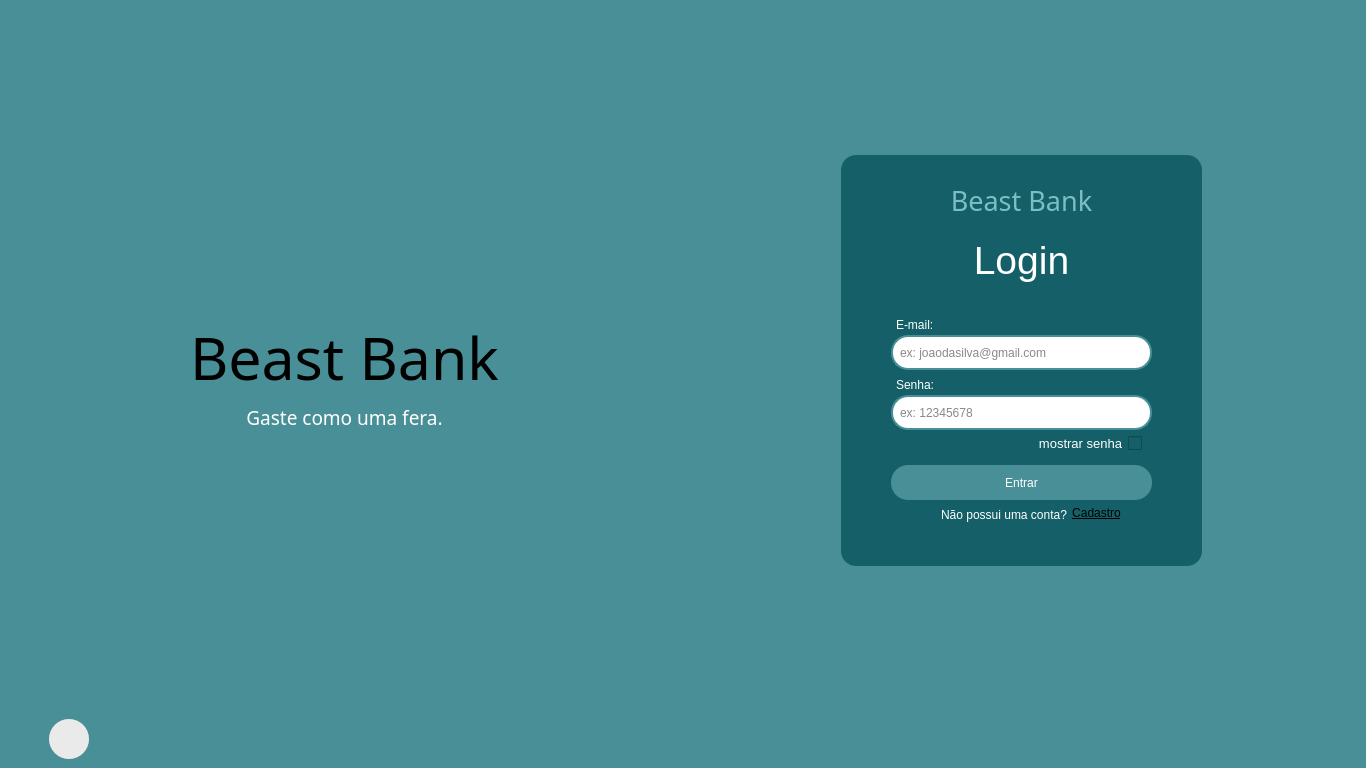
<?xml version="1.0" encoding="UTF-8"?>
<ui version="4.0">
 <class>MainWindow</class>
 <widget class="QMainWindow" name="MainWindow">
  <property name="geometry">
   <rect>
    <x>0</x>
    <y>0</y>
    <width>1366</width>
    <height>768</height>
   </rect>
  </property>
  <property name="windowTitle">
   <string>Login</string>
  </property>
  <property name="layoutDirection">
   <enum>Qt::LeftToRight</enum>
  </property>
  <property name="styleSheet">
   <string notr="true">background-color: #498f97;</string>
  </property>
  <widget class="QWidget" name="centralwidget">
   <layout class="QGridLayout" name="gridLayout">
    <item row="0" column="0">
     <widget class="QFrame" name="frame_3">
      <property name="styleSheet">
       <string notr="true">border: 0px</string>
      </property>
      <property name="frameShape">
       <enum>QFrame::StyledPanel</enum>
      </property>
      <property name="frameShadow">
       <enum>QFrame::Raised</enum>
      </property>
      <layout class="QGridLayout" name="gridLayout_3">
       <item row="0" column="0">
        <widget class="QLabel" name="label_5">
         <property name="maximumSize">
          <size>
           <width>16777215</width>
           <height>600</height>
          </size>
         </property>
         <property name="font">
          <font>
           <family>Suruma</family>
           <pointsize>44</pointsize>
          </font>
         </property>
         <property name="styleSheet">
          <string notr="true">border: 0px</string>
         </property>
         <property name="text">
          <string>Beast Bank</string>
         </property>
         <property name="alignment">
          <set>Qt::AlignBottom|Qt::AlignHCenter</set>
         </property>
        </widget>
       </item>
       <item row="1" column="0">
        <widget class="QLabel" name="label_6">
         <property name="maximumSize">
          <size>
           <width>16777215</width>
           <height>300</height>
          </size>
         </property>
         <property name="font">
          <font>
           <family>Fira Code Light</family>
           <pointsize>14</pointsize>
          </font>
         </property>
         <property name="styleSheet">
          <string notr="true">color:  #fff;</string>
         </property>
         <property name="text">
          <string>Gaste como uma fera.</string>
         </property>
         <property name="alignment">
          <set>Qt::AlignHCenter|Qt::AlignTop</set>
         </property>
        </widget>
       </item>
      </layout>
     </widget>
    </item>
    <item row="0" column="1">
     <widget class="QFrame" name="frame_2">
      <property name="minimumSize">
       <size>
        <width>0</width>
        <height>0</height>
       </size>
      </property>
      <property name="styleSheet">
       <string notr="true">border: 0px</string>
      </property>
      <property name="frameShape">
       <enum>QFrame::StyledPanel</enum>
      </property>
      <property name="frameShadow">
       <enum>QFrame::Raised</enum>
      </property>
      <layout class="QGridLayout" name="gridLayout_2">
       <item row="0" column="0">
        <widget class="QFrame" name="frame">
         <property name="minimumSize">
          <size>
           <width>361</width>
           <height>411</height>
          </size>
         </property>
         <property name="maximumSize">
          <size>
           <width>361</width>
           <height>411</height>
          </size>
         </property>
         <property name="styleSheet">
          <string notr="true">background-color: #156068;
border-radius: 15px;
</string>
         </property>
         <property name="frameShape">
          <enum>QFrame::StyledPanel</enum>
         </property>
         <property name="frameShadow">
          <enum>QFrame::Raised</enum>
         </property>
         <widget class="QLabel" name="Titulo">
          <property name="geometry">
           <rect>
            <x>100</x>
            <y>80</y>
            <width>161</width>
            <height>51</height>
           </rect>
          </property>
          <property name="font">
           <font>
            <pointsize>29</pointsize>
            <weight>50</weight>
            <bold>false</bold>
           </font>
          </property>
          <property name="layoutDirection">
           <enum>Qt::LeftToRight</enum>
          </property>
          <property name="styleSheet">
           <string notr="true">color: #fff;
font-size: 26;</string>
          </property>
          <property name="text">
           <string>Login</string>
          </property>
          <property name="alignment">
           <set>Qt::AlignCenter</set>
          </property>
         </widget>
         <widget class="QLineEdit" name="email">
          <property name="geometry">
           <rect>
            <x>50</x>
            <y>180</y>
            <width>261</width>
            <height>35</height>
           </rect>
          </property>
          <property name="styleSheet">
           <string notr="true">QLineEdit{
	background-color: #fff;
	color: #111;
	padding-left: 5px;
	border-radius: 17px;
	border: 2px solid #498f97;
}

QLineEdit:focus{
	border: 2px ridge rgb(3, 151, 136)
}</string>
          </property>
          <property name="placeholderText">
           <string>ex: joaodasilva@gmail.com</string>
          </property>
         </widget>
         <widget class="QLineEdit" name="senha">
          <property name="geometry">
           <rect>
            <x>50</x>
            <y>240</y>
            <width>261</width>
            <height>35</height>
           </rect>
          </property>
          <property name="styleSheet">
           <string notr="true">QLineEdit{
	background-color: #fff;
	color: #111;
	padding-left: 5px;
	border-radius: 17px;
	border: 2px solid #498f97;
}

QLineEdit:focus{
	border: 2px ridge rgb(3, 151, 136)
}</string>
          </property>
          <property name="echoMode">
           <enum>QLineEdit::Password</enum>
          </property>
          <property name="placeholderText">
           <string>ex: 12345678</string>
          </property>
         </widget>
         <widget class="QPushButton" name="pushButton">
          <property name="geometry">
           <rect>
            <x>50</x>
            <y>310</y>
            <width>261</width>
            <height>35</height>
           </rect>
          </property>
          <property name="cursor">
           <cursorShape>PointingHandCursor</cursorShape>
          </property>
          <property name="styleSheet">
           <string notr="true">background-color: #498f97;
border-radius: 17px;
color: #fff</string>
          </property>
          <property name="text">
           <string>Entrar</string>
          </property>
         </widget>
         <widget class="QLabel" name="label">
          <property name="geometry">
           <rect>
            <x>100</x>
            <y>350</y>
            <width>131</width>
            <height>19</height>
           </rect>
          </property>
          <property name="font">
           <font>
            <pointsize>9</pointsize>
           </font>
          </property>
          <property name="styleSheet">
           <string notr="true">color: #fff;</string>
          </property>
          <property name="text">
           <string>Não possui uma conta?</string>
          </property>
         </widget>
         <widget class="QPushButton" name="pushButton_2">
          <property name="geometry">
           <rect>
            <x>230</x>
            <y>348</y>
            <width>51</width>
            <height>20</height>
           </rect>
          </property>
          <property name="font">
           <font>
            <pointsize>9</pointsize>
            <underline>true</underline>
           </font>
          </property>
          <property name="cursor">
           <cursorShape>PointingHandCursor</cursorShape>
          </property>
          <property name="styleSheet">
           <string notr="true">color: #000;</string>
          </property>
          <property name="text">
           <string>Cadastro</string>
          </property>
         </widget>
         <widget class="QLabel" name="label_2">
          <property name="geometry">
           <rect>
            <x>110</x>
            <y>30</y>
            <width>141</width>
            <height>31</height>
           </rect>
          </property>
          <property name="font">
           <font>
            <family>Sawasdee</family>
            <pointsize>20</pointsize>
           </font>
          </property>
          <property name="styleSheet">
           <string notr="true">color: #7cbec6;</string>
          </property>
          <property name="text">
           <string>Beast Bank</string>
          </property>
          <property name="alignment">
           <set>Qt::AlignCenter</set>
          </property>
         </widget>
         <widget class="QCheckBox" name="checkBox">
          <property name="geometry">
           <rect>
            <x>170</x>
            <y>280</y>
            <width>131</width>
            <height>16</height>
           </rect>
          </property>
          <property name="font">
           <font>
            <pointsize>10</pointsize>
           </font>
          </property>
          <property name="layoutDirection">
           <enum>Qt::RightToLeft</enum>
          </property>
          <property name="autoFillBackground">
           <bool>false</bool>
          </property>
          <property name="styleSheet">
           <string notr="true">color: #fff;</string>
          </property>
          <property name="text">
           <string>mostrar senha</string>
          </property>
         </widget>
         <widget class="QLabel" name="label_3">
          <property name="geometry">
           <rect>
            <x>55</x>
            <y>160</y>
            <width>72</width>
            <height>19</height>
           </rect>
          </property>
          <property name="styleSheet">
           <string notr="true">color: #fff;</string>
          </property>
          <property name="text">
           <string>E-mail:</string>
          </property>
         </widget>
         <widget class="QLabel" name="label_4">
          <property name="geometry">
           <rect>
            <x>55</x>
            <y>220</y>
            <width>72</width>
            <height>19</height>
           </rect>
          </property>
          <property name="styleSheet">
           <string notr="true">color: #fff</string>
          </property>
          <property name="text">
           <string>Senha:</string>
          </property>
         </widget>
        </widget>
       </item>
      </layout>
     </widget>
    </item>
    <item row="1" column="0">
     <widget class="QFrame" name="frame_4">
      <property name="maximumSize">
       <size>
        <width>16777215</width>
        <height>40</height>
       </size>
      </property>
      <property name="styleSheet">
       <string notr="true">border: 0px;</string>
      </property>
      <property name="frameShape">
       <enum>QFrame::StyledPanel</enum>
      </property>
      <property name="frameShadow">
       <enum>QFrame::Raised</enum>
      </property>
      <widget class="QPushButton" name="voltar">
       <property name="geometry">
        <rect>
         <x>40</x>
         <y>0</y>
         <width>40</width>
         <height>40</height>
        </rect>
       </property>
       <property name="cursor">
        <cursorShape>PointingHandCursor</cursorShape>
       </property>
       <property name="styleSheet">
        <string notr="true">background-color: rgba(200, 200, 200, 51);
border-radius: 20px;
</string>
       </property>
       <property name="text">
        <string/>
       </property>
      </widget>
      <widget class="QLabel" name="img">
       <property name="geometry">
        <rect>
         <x>40</x>
         <y>0</y>
         <width>40</width>
         <height>40</height>
        </rect>
       </property>
       <property name="cursor">
        <cursorShape>PointingHandCursor</cursorShape>
       </property>
       <property name="styleSheet">
        <string notr="true">background-color: rgb(243, 243, 243);
border-radius: 20px;</string>
       </property>
       <property name="text">
        <string/>
       </property>
       <property name="alignment">
        <set>Qt::AlignCenter</set>
       </property>
      </widget>
      <zorder>img</zorder>
      <zorder>voltar</zorder>
     </widget>
    </item>
   </layout>
  </widget>
 </widget>
 <resources/>
 <connections/>
</ui>
